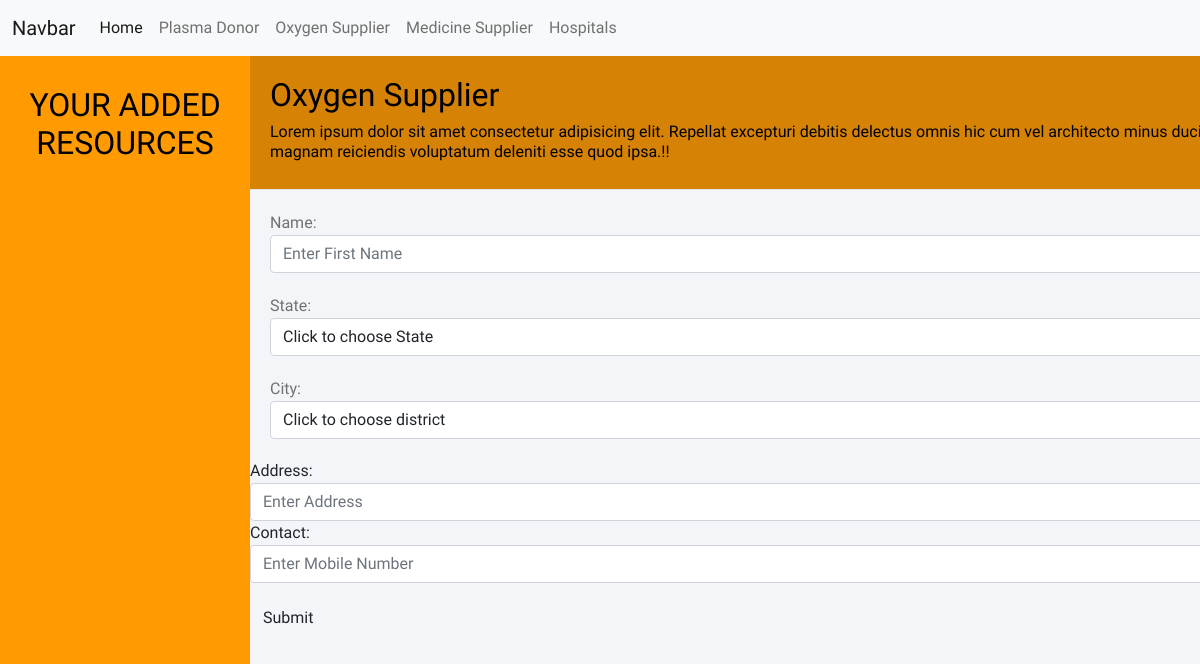
Page /user/oxygen (signed in) on the earlier database version.
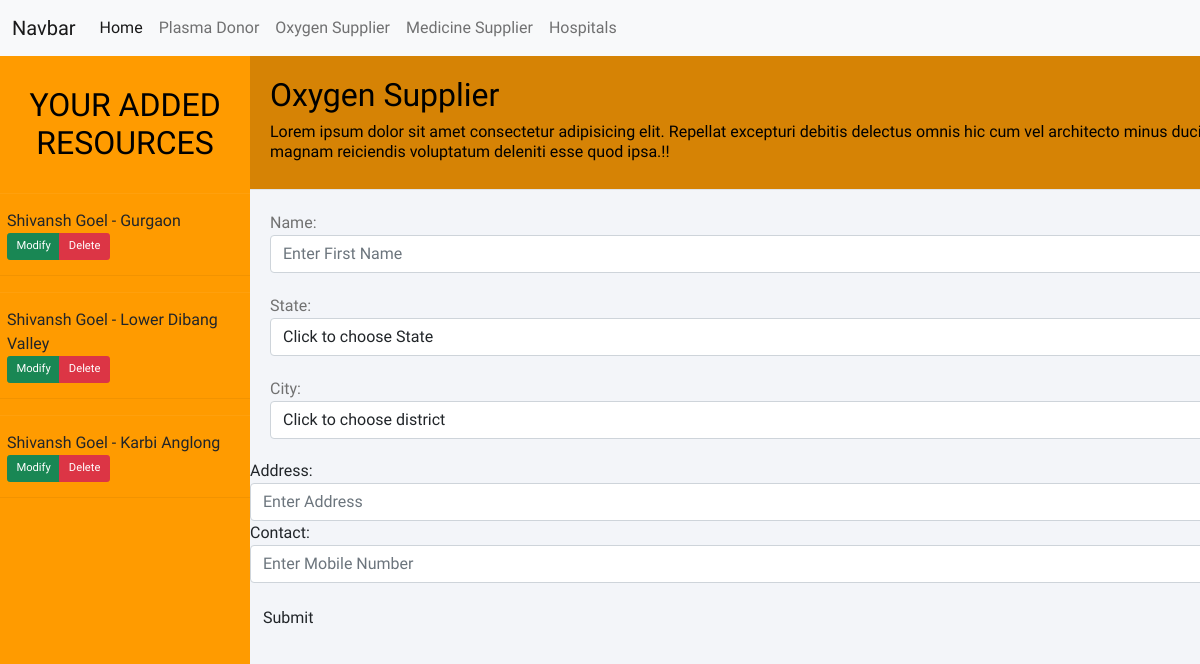
Same page on the later database version.
### CoviHelp/models.py (models this page shows, shortened)
class Oxygen(models.Model):
    user = models.ForeignKey(User, on_delete=models.CASCADE)
    name = models.CharField(max_length=20)
    contact = models.CharField(max_length=10)
    state = models.CharField(max_length=10)
    city = models.CharField(max_length=20)
    address = models.TextField(blank=True, default=False)
    verified = models.BooleanField(default=False)

### CoviHelp/login.py (the view)
# urls.py: path('oxygen', views.oxygen, name='oxygen'),
@login_required
def oxygen(request):
    global states
    oxygen = Oxygen.objects.filter(user=request.user)
    if request.method == 'POST':
        try:
            Oxy = Oxygen()
            Oxy.user = request.user
            Oxy.name = request.POST['name']
            Oxy.state = request.POST['state']
            Oxy.city = request.POST['city']
            Oxy.contact = request.POST['contact']
            Oxy.address = request.POST['address']
            Oxy.save()
            messages.success(request, 'Thankyou for sharing the information.')
        except:
            messages.error(request, 'Error!!')
        return render(request, "user/oxygen.html", {
            'states': states,
            'oxygen' : oxygen
        })
    else:
        return render(request, "user/oxygen.html", {
            'states': states,
            'oxygen' : oxygen
        })

### templates/user/oxygen.html (shortened to what this page needs)
{% extends 'userlayout.html' %}
{% block body %}
<div class="wrapper">
    <div class="sidebar">
        <h2 id="headingSidebar">Your Added Resources</h2>
        {% for o in oxygen %}
        <ul>
            <li class="sidecard">
                {{ o.name }} - {{ o.city }}
                <br>
                <div class="btn-group custombtngrp">
                    <button class="btn btn-success btn-action btn-Modify"
                        data-url="/user/oxygen/modify/?id={{ o.id }}">Modify</button>
                    <button class="btn btn-danger btn-action btn-Delete"
                        data-url="/user/oxygen/delete/?id={{ o.id }}">Delete</button>
                </div>
            </li>
        </ul>
        {% endfor %}
    </div>
    <div class="main_content">
        <div class="header">
            <div class="contact-info">
                <h2>Oxygen Supplier</h2>
                <h6>Lorem ipsum dolor sit amet consectetur adipisicing elit. Repellat excepturi debitis delectus omnis
                    hic cum vel architecto minus ducimus soluta a pariatur dolores, magnam reiciendis voluptatum
                    deleniti esse quod ipsa.!!</h6>
            </div>
        </div>
        <div class="info">
            <form class="contact-form" method="POST" action="/user/oxygen">
                <div class="form-group">
                    <label class="control-label col-sm-2" for="name">Name:</label>
                    <div class="col-sm-10">
                        <input type="text" class="form-control" id="fname" placeholder="Enter First Name" name="name">
                    </div>
                </div>
                <div class="form-group">
                    <label class="control-label col-sm-2" for="state">State:</label>
                    <div class="col-sm-10">
                        <select class="form-control dropdown" name='state' id='state'>
                            <option value="None" selected>Click to choose State</option>
                        </select>
                    </div>
                </div>
                <div class="form-group">
                    <label class="control-label col-sm-2" for="city">City:</label>
                    <div class="col-sm-10">
                        <select class="form-control dropdown" name='city' id='city'>
                            <option value="None" selected>Click to choose district</option>
                        </select>
                    </div>
                </div>
        </div>
        <div class="form-group">
            <label class="control-label col-sm-2" for="address">Address:</label>
            <div class="col-sm-10">
                <input type="text" class="form-control" placeholder="Enter Address " name="address">
            </div>
        </div>
        <div class="form-group">
            <label class="control-label col-sm-2" for="contact">Contact:</label>
            <div class="col-sm-10">
                <input type="contact" class="form-control" placeholder="Enter Mobile Number" name="contact">
            </div>
            <div class="form-group">
                <div class="col-sm-offset-2 col-sm-10 py-3">
                    <button type="submit" class="btn btn-default">Submit</button>
                </div>
            </div>
        </div>
    </div>
</div>
{% endblock body %}

Differences in the rows shown:
added Oxygen: name "Shivansh Goel", city "Gurgaon"
added Oxygen: name "Shivansh Goel", city "Lower Dibang Valley"
added Oxygen: name "Shivansh Goel", city "Karbi Anglong"
